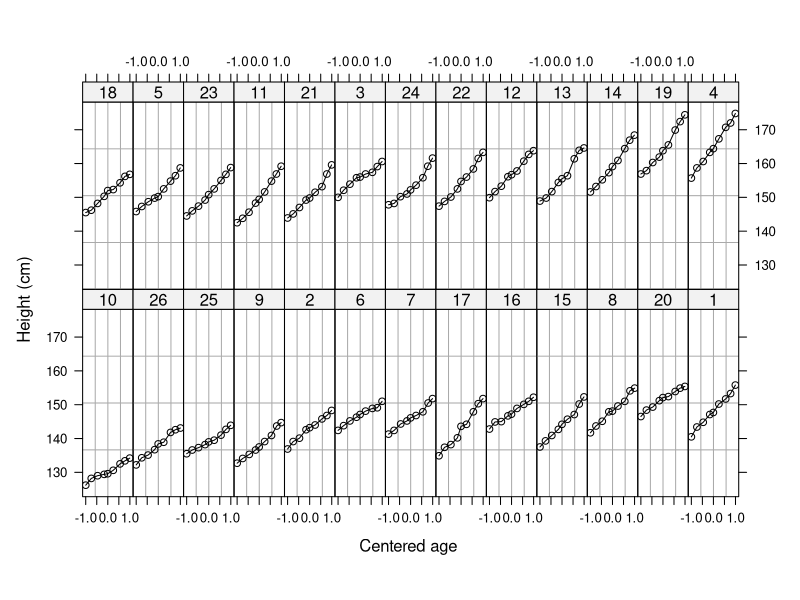
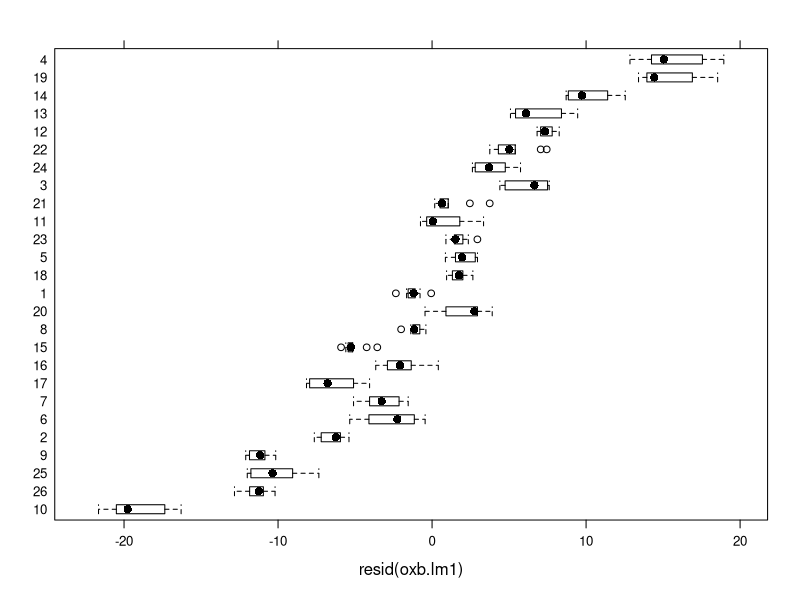
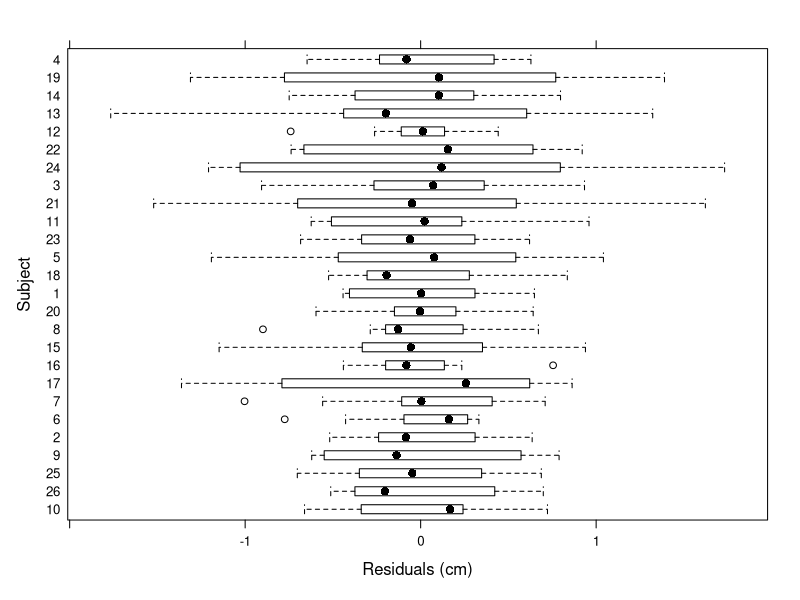
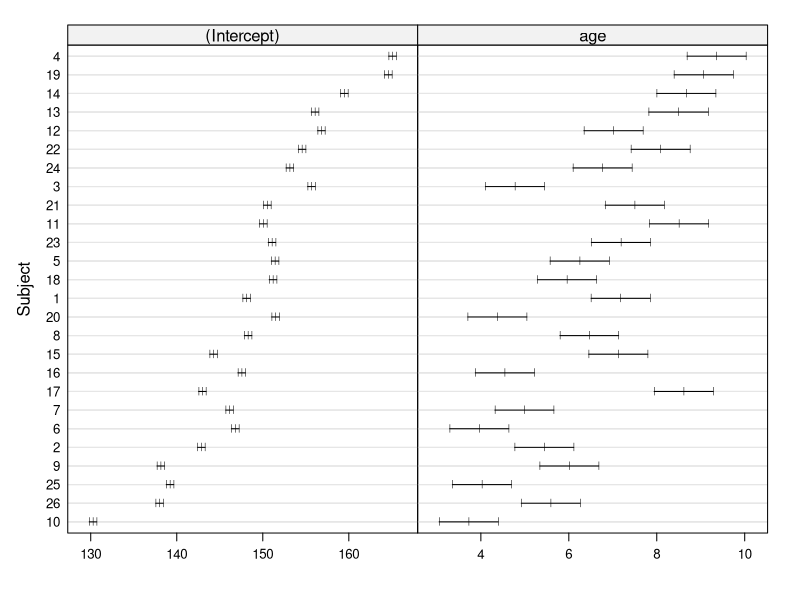
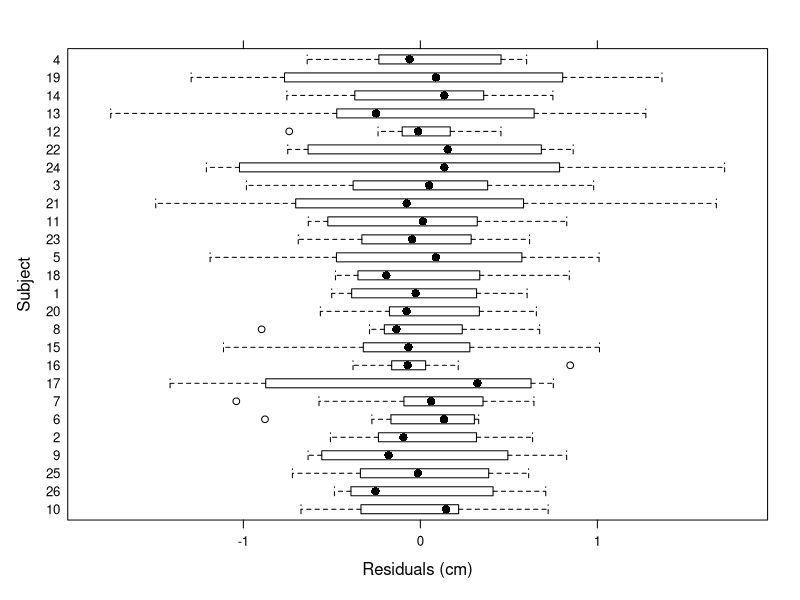
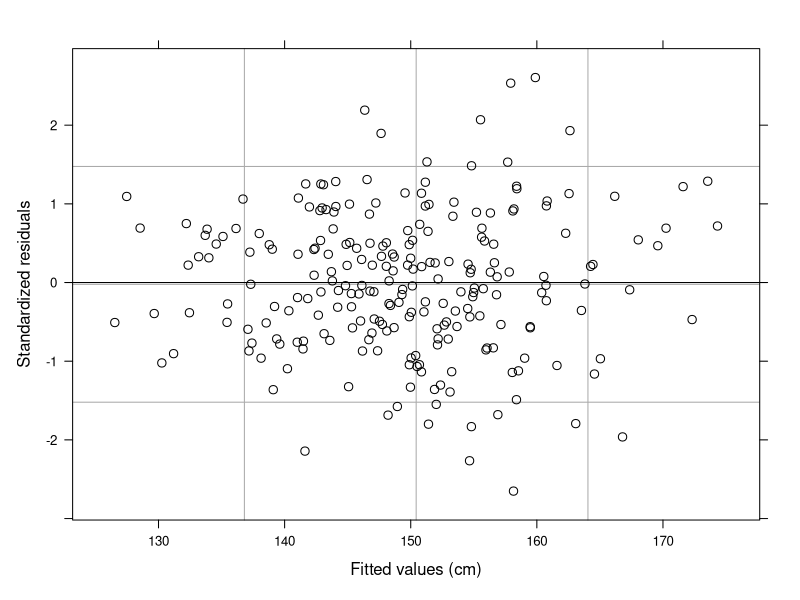
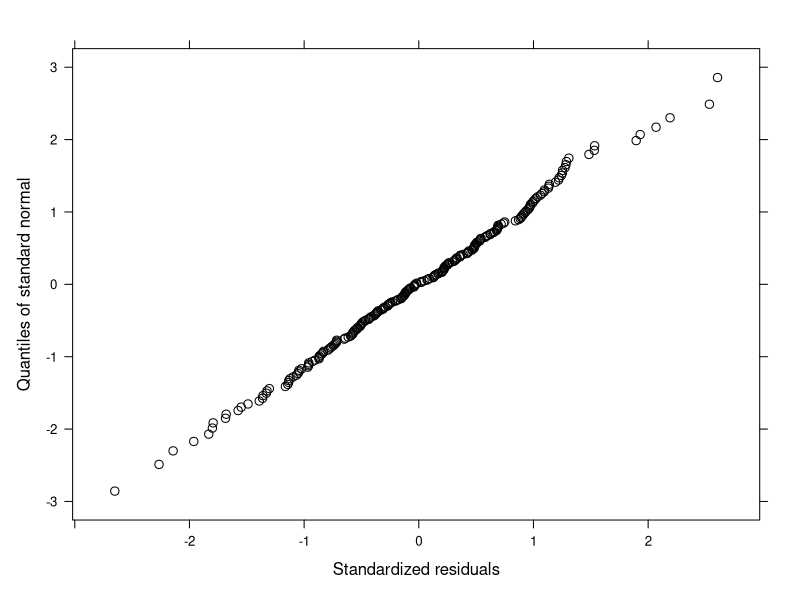
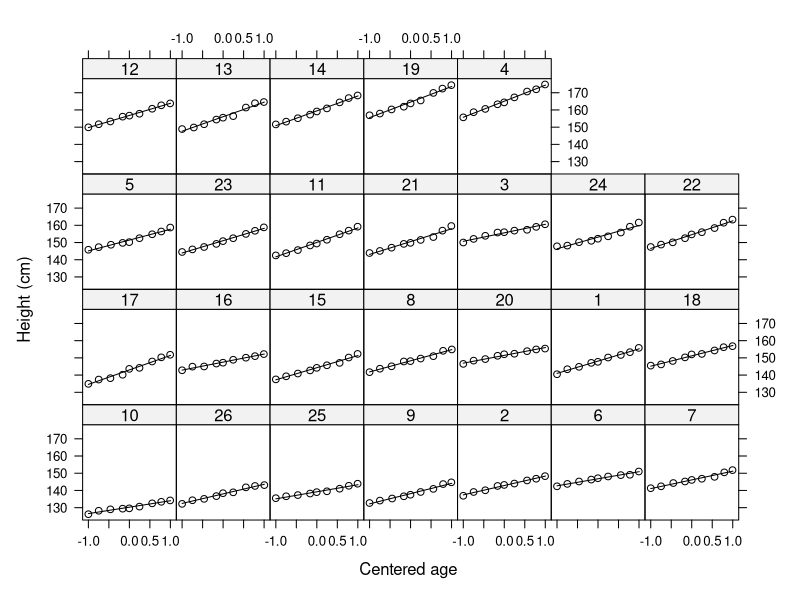

R code for these plots, in order:
######################################################################
# Computer notes                                 Biostatistics 140.752
# Homework 8                                  Johns Hopkins University 
######################################################################
# Lines beginning with the symbol '#' are comments in R.  All other
# lines contain code.
#
# In R for Windows, you may wish to open this file from the menu bar
# (File:Display file); you can then easily copy commands into the
# command window.  (Use the mouse to highlight one or more lines; then
# right-click and select "Paste to console".)
######################################################################

###############################################
# 1
###############################################

library(nlme)
library(lattice)
trellis.device(col=F)
data(Oxboys)

# a
plot(Oxboys)

# b
oxb.lm1=lm(height~age,Oxboys)
bwplot(Subject~resid(oxb.lm1),Oxboys)
summary(oxb.lm1)

# c
oxb.lmList=lmList(height~age,Oxboys)
plot(oxb.lmList,Subject~resid(.))
oxb.lmList

# d
plot(intervals(oxb.lmList))

# e
oxb.lme1=lme(height~age,Oxboys,random=~age|Subject)
plot(oxb.lme1,Subject~resid(.))

# f
plot(oxb.lme1)
qqnorm(oxb.lme1)

# g
plot(augPred(oxb.lme1))

# h
plot(oxb.lme1,resid(.)~age|Subject)

# i
oxb.lmList2=update(oxb.lmList,height~age+I(age^2))
plot(intervals(oxb.lmList2))

# j
oxb.lme2=lme(oxb.lmList2)
summary(oxb.lme2)
plot(augPred(oxb.lme2))

# k
intervals(oxb.lme2)
plot(oxb.lme2,resid(.)~age|Subject)



###############################################
# 1
###############################################

data(Alfalfa)
attach(Alfalfa)

# a
plot(Alfalfa)
interaction.plot(Date,Variety,Yield)

# b
alf.lme1=lme(Yield~Date*Variety,data=Alfalfa,random=~1|Block/Variety)
summary(alf.lme1)
intervals(alf.lme1)

# c
anova(alf.lme1)

# d
summary(aov(Yield~Variety*Date+Error(Block/Variety),data=Alfalfa))

# e
alf.lme2=update(alf.lme1,Yield~Date)
summary(alf.lme2)
intervals(alf.lme2)

# f
plot(alf.lme2)
qqnorm(alf.lme2)


##################
# End of hw8.R
##################
